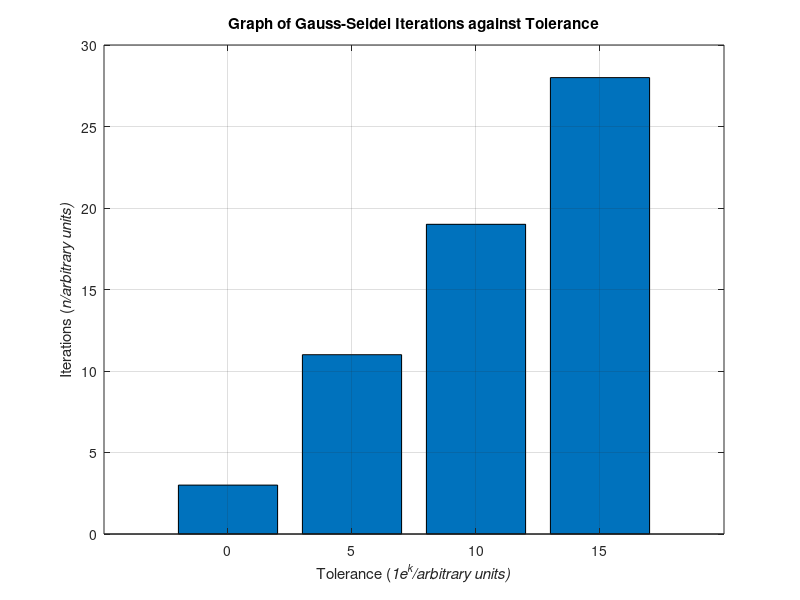
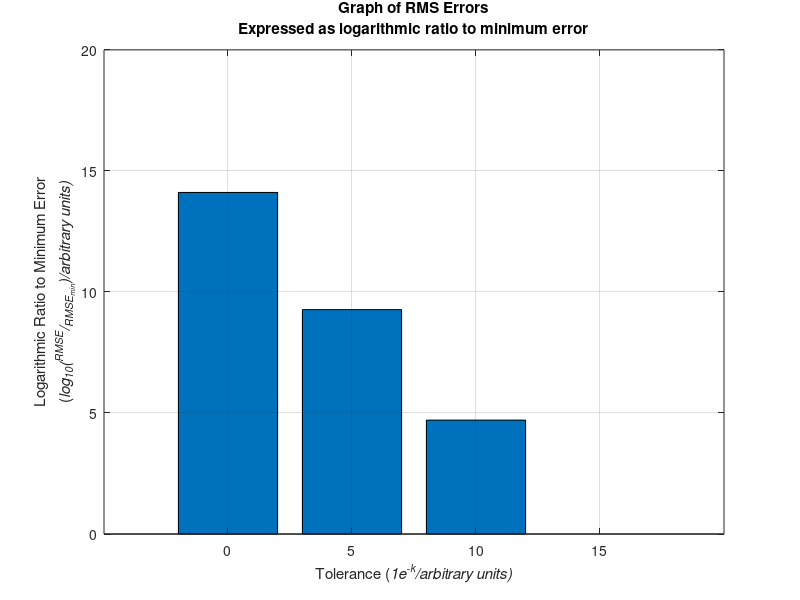

These charts were generated, in order, by the following MATLAB code:
clear all; close all;
errors = [1.00E+00 1.00E-05 1.00E-10 1.00E-15];
iterations = [3 11 19 28 ];
rmse = [0.016014 2.31E-07 6.29E-12 1.24E-16 ];

figure; bar( abs(log10( errors) ), iterations );
title( 'Graph of Gauss-Seidel Iterations against Tolerance' );
ylabel( 'Iterations (\it{n/arbitrary units})' );
xlabel( 'Tolerance (\it{1e^{k}/arbitrary units})');
grid;

relative_rmse = rmse' ./ min(rmse);

figure; bar( abs(log10(errors)), log10(relative_rmse));
title( { 'Graph of RMS Errors', 'Expressed as logarithmic ratio to minimum error'});
xlabel( 'Tolerance (\it{1e^{-k}/arbitrary units})');
ylabel( {'Logarithmic Ratio to Minimum Error', ...
    '(\it{log_{10}(^{RMSE}/_{RMSE_{min}})/arbitrary units})'});
grid;
